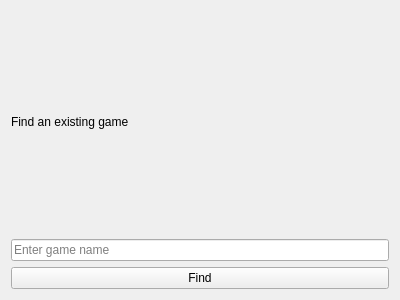
<?xml version="1.0" encoding="UTF-8"?>
<ui version="4.0">
 <class>FindForm</class>
 <widget class="QWidget" name="FindForm">
  <property name="geometry">
   <rect>
    <x>0</x>
    <y>0</y>
    <width>400</width>
    <height>300</height>
   </rect>
  </property>
  <property name="windowTitle">
   <string>Find Game</string>
  </property>
  <layout class="QVBoxLayout" name="verticalLayout">
   <item>
    <widget class="QLabel" name="label">
     <property name="text">
      <string>Find an existing game</string>
     </property>
    </widget>
   </item>
   <item>
    <widget class="QLineEdit" name="gameNameField">
     <property name="placeholderText">
      <string>Enter game name</string>
     </property>
    </widget>
   </item>
   <item>
    <widget class="QPushButton" name="findButton">
     <property name="text">
      <string>Find</string>
     </property>
    </widget>
   </item>
  </layout>
 </widget>
 <resources/>
 <connections/>
</ui>
